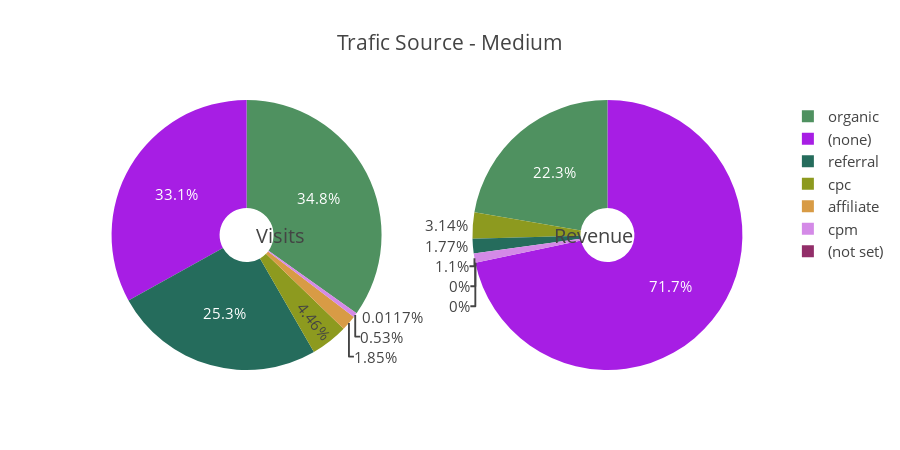

Source (notebook cell):
### Markdown cell above
## Trafic Source Medium

### Code cell
PieChart("trafficSource.medium", "Trafic Source - Medium")

### Figure 1 — Plotly figure (JSON) as saved in the notebook; plotly's stock layout.template omitted (floating-point values rounded to 4 significant figures)
{"data": [{"domain": {"x": [0, 0.48]}, "hole": 0.2, "hoverinfo": "label+percent+name", "labels": ["organic", "(none)", "referral", "cpc", "affiliate", "cpm", "(not set)"], "marker": {"colors": ["#4F9160", "#A71EE4", "#256C5C", "#8D9A1F", "#D89B45", "#D48AE7", "#922E69", "#FAD231", "#2C515B", "#FDA763", "#B5668F", "#3E15E2", "#B957DE", "#0A7C0B", "#9581C7"]}, "name": "% Acesses", "showlegend": true, "type": "pie", "uid": "1879345b-c178-4421-b686-17d2b9e83c6a", "values": [29787, 28267, 21599, 3814, 1580, 453, 10]}, {"domain": {"x": [0.52, 1]}, "hole": 0.2, "hoverinfo": "label+percent+name", "labels": ["(none)", "organic", "cpc", "referral", "cpm", "(not set)", "affiliate"], "name": "% Revenue", "showlegend": false, "type": "pie", "uid": "4938f711-9bb6-47d4-83e6-a82cf58cfa6d", "values": [11340.0, 3525.0, 495.8, 279.8, 174.5, 0, 0]}], "layout": {"annotations": [{"font": {"size": 20}, "showarrow": false, "text": "Visits", "x": 0.25, "y": 0.5}, {"font": {"size": 20}, "showarrow": false, "text": "Revenue", "x": 0.8, "y": 0.5}], "font": {"size": 15}, "height": 450, "title": {"text": "Trafic Source - Medium"}}}
